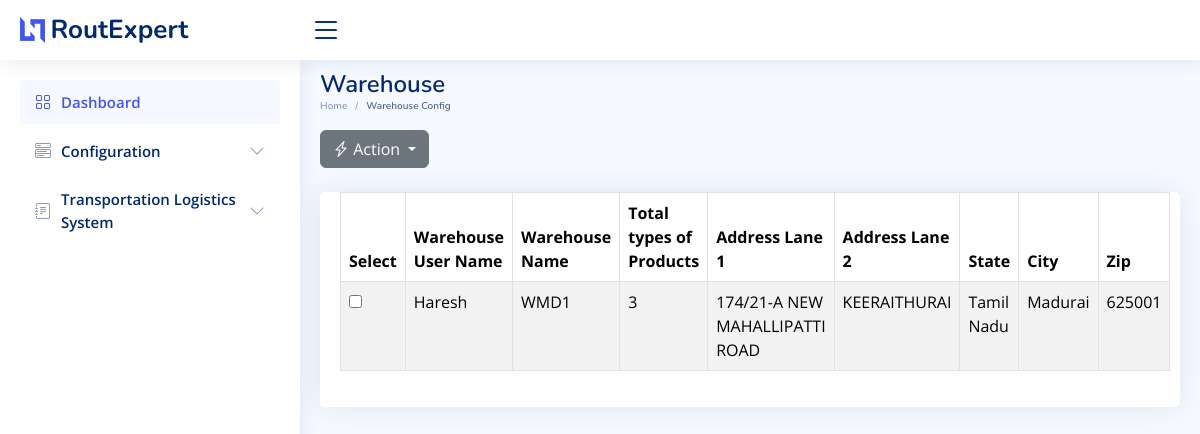
The app's page /warehouse_config, older data.
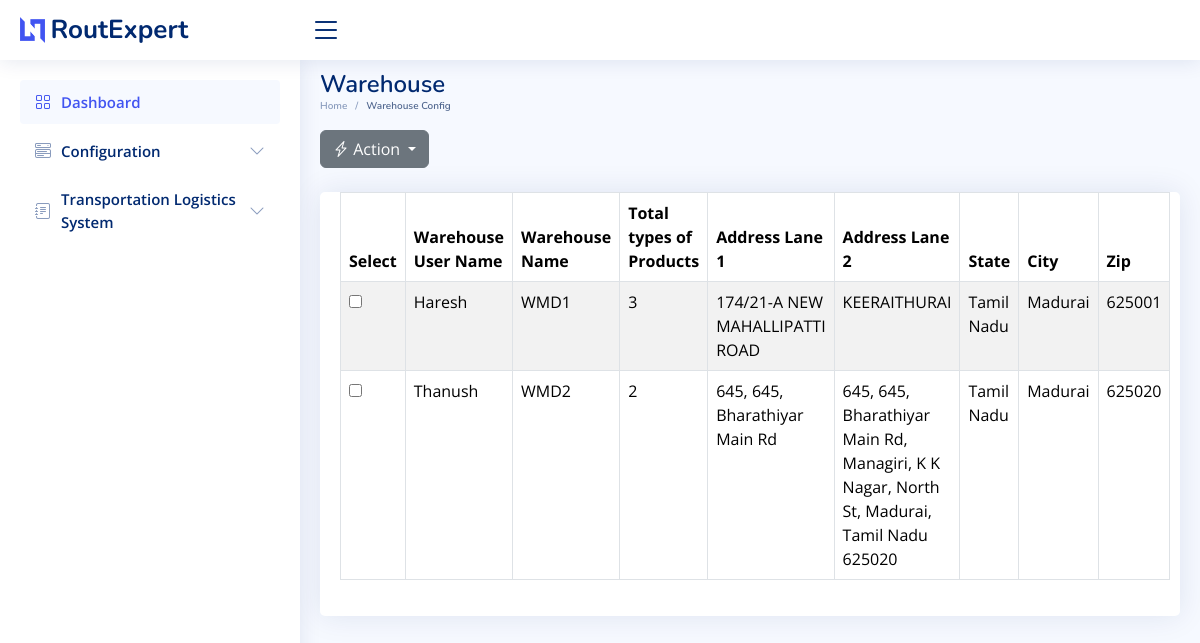
The same page, newer data.
### sql_app/model.py (models this page shows)
class Warehouse(Base):
    __tablename__ = "Warehouse"
    id = Column(Integer, primary_key=True, index=True)
    warehouse_user_name = Column(String)
    warehouse_name = Column(String)
    warehouse_prod_types = Column(String)
    address_lane_1 = Column(String)
    address_lane_2 = Column(String)
    city = Column(String)
    state = Column(String)
    zip = Column(String)

### main.py (the view)
@app.get("/warehouse_config", response_class=HTMLResponse)
async def warehouse_config(request: Request):
    warehouses = db.query(Warehouse).all()
    warehouse_list = []
    for warehouse in warehouses:
        warehouse_data = {
            "id": warehouse.id,
            "warehouse_user_name": warehouse.warehouse_user_name,
            "warehouse_name": warehouse.warehouse_name,
            "warehouse_prod_types": warehouse.warehouse_prod_types,
            "address_lane_1": warehouse.address_lane_1,
            "address_lane_2": warehouse.address_lane_2,
            "state": warehouse.state,
            "city": warehouse.city,
            "zip": warehouse.zip,
        }
        warehouse_list.append(warehouse_data)
    return templates.TemplateResponse("warehouse_config.html", {"request": request, "warehouse": warehouse_list})

### templates/warehouse_config.html (shortened to what the changed rows need)
<!DOCTYPE html>
<html lang="en">
  <head>
    <link
      href="../static/assets/vendor/bootstrap/css/bootstrap.min.css"
      rel="stylesheet"
    />
    <link
      href="../static/assets/vendor/bootstrap-icons/bootstrap-icons.css"
      rel="stylesheet"
    />
    <link
      href="../static/assets/vendor/boxicons/css/boxicons.min.css"
      rel="stylesheet"
    />
    <link
      href="../static/assets/vendor/quill/quill.snow.css"
      rel="stylesheet"
    />
    <link
      href="../static/assets/vendor/quill/quill.bubble.css"
      rel="stylesheet"
    />
    <link
      href="../static/assets/vendor/remixicon/remixicon.css"
      rel="stylesheet"
    />
    <link
      href="../static/assets/vendor/simple-datatables/style.css"
      rel="stylesheet"
    />
    <link href="../static/assets/css/style.css" rel="stylesheet" />
  </head>
  <body>
    <main id="main" class="main">
        <div class="pagetitle">
          <h1>Warehouse</h1>
        </div>
        <section class="section dashboard">
            <div class="container-lg-10 mt-4">
              <div class="card">
                <div class="card-body">
                  <table class="table datatable table-bordered table-striped">
                    <thead class="thead-dark">
                      <tr>
                        <th>Select</th>
                        <th>Warehouse User Name</th>
                        <th>Warehouse Name</th>
                        <th>Total types of Products</th>
                        <th>Address Lane 1</th>
                        <th>Address Lane 2</th>
                        <th>State</th>
                        <th>City</th>
                        <th>Zip</th>
                      </tr>
                    </thead>
                    <tbody>
                      {% for warehouse in warehouse %}
                      <tr>
                        <td><input type="checkbox" name="selectedWarehouse" value="{{ warehouse.id }}"></td>
                        <td class="warehouse-info" data-column="warehouse_user_name">{{ warehouse.warehouse_user_name }}</td>
                        <td class="warehouse-info" data-column="warehouse_name">{{ warehouse.warehouse_name }}</td>
                        <td class="warehouse-info" data-column="warehouse_prod_types">{{ warehouse.warehouse_prod_types }}</td>
                        <td class="warehouse-info" data-column="address_lane_1">{{ warehouse.address_lane_1 }}</td>
                        <td class="warehouse-info" data-column="address_lane_2">{{ warehouse.address_lane_2 }}</td>
                        <td class="warehouse-info" data-column="state">{{ warehouse.state }}</td>
                        <td class="warehouse-info" data-column="city">{{ warehouse.city }}</td>
                        <td class="warehouse-info" data-column="zip">{{ warehouse.zip }}</td>
                      </tr>
                      {% endfor %}
                    </tbody>
                  </table>
                </div>
              </div>
            </div>
        </section>
      </main>
  </body>
</html>

Row changes from the older to the newer data that the page shows:
added Warehouse: warehouse_user_name "Thanush", warehouse_name "WMD2", warehouse_prod_types "2", address_lane_1 "645, 645, Bharathiyar Main Rd", address_lane_2 "645, 645, Bharathiyar Main Rd, Managiri, K K Nagar, North St, Madurai, Tamil Nadu 625020", state "Tamil Nadu", city "Madurai", zip "625020"
